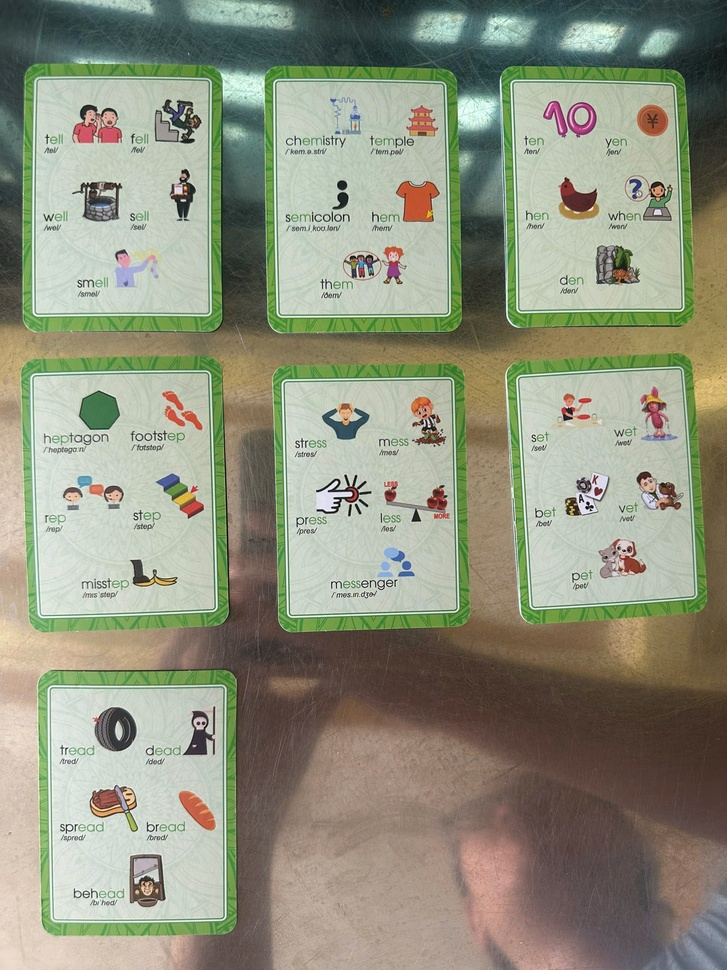
#> input picture back_016_022.jpg, 727 x 970 px, shrunk from 1920 x 2560 before the run; its folder holds only this picture in this run
$ python -i image_import.py   (imports and definitions only)
#> lines starting #> are read from the running program, lines starting #| are printed output that depends on the picture; after the words box and inside, x2 and y2 are one past the last pixel; in counts of white or black regions, pixels touching at a corner belong together
#> further down, picture is the input picture: shape (970, 727, 3); mean B, G, R 126.8, 146.7, 144.3
"""Image import helpers for camera-captured card photos.

Handles:
- EXIF auto-rotation (phone cameras store orientation in EXIF metadata)
- Optional auto-crop to remove background around the card
- Front/back pairing from directory naming conventions
"""

import cv2
import numpy as np
from pathlib import Path
from typing import Optional, List, Tuple
from PIL import Image, ImageOps


# [28 lines left out: function load_card_image, not called in this run]


def auto_crop_card(
    img_bgr: np.ndarray,
    border_margin: int = 10,
    min_area_ratio: float = 0.15,
) -> np.ndarray:
    """Detect the card boundary and crop out the background.

    Uses edge detection + contour finding to locate the largest rectangular
    object (the card) and crop to it. If detection fails, returns the
    original image unchanged.

    Args:
        img_bgr: BGR image (OpenCV format).
        border_margin: Extra pixels to keep around detected card edge.
        min_area_ratio: Minimum contour area as fraction of image area.
            Contours smaller than this are ignored (noise).

    Returns:
        Cropped BGR image, or original if auto-crop fails.
    """
#> called with border_margin = 10, min_area_ratio = 0.15
    h, w = img_bgr.shape[:2]
#> h = 970; w = 727
    img_area = h * w
#> img_area = 705190

    # Convert to grayscale and blur to reduce noise
    gray = cv2.cvtColor(img_bgr, cv2.COLOR_BGR2GRAY)
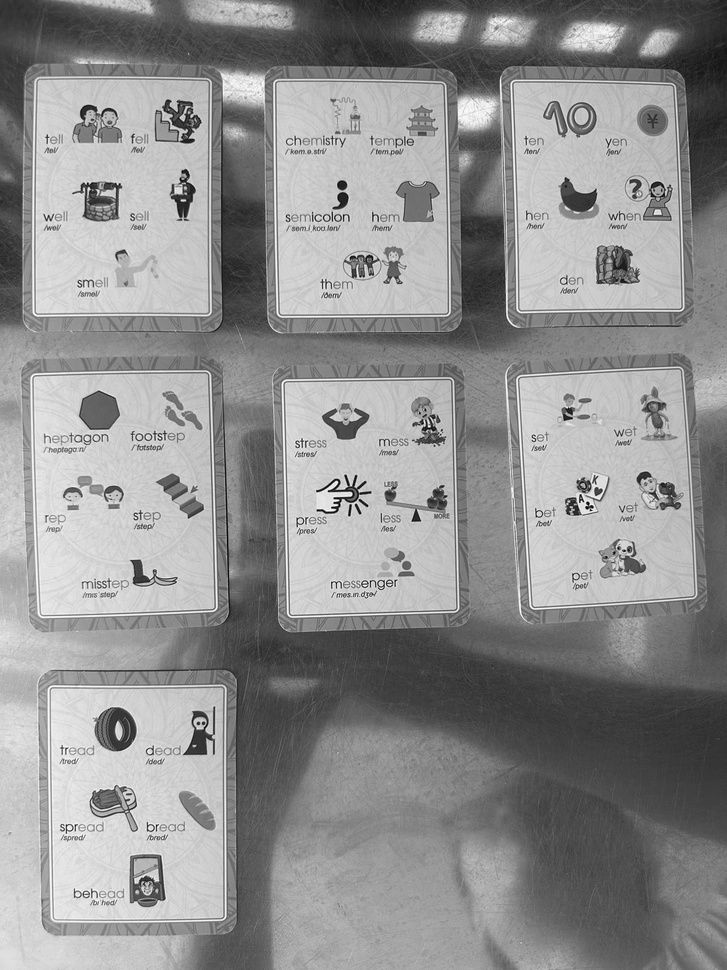
#> gray: shape (970, 727); min 1, max 254, mean 143.7
    blurred = cv2.GaussianBlur(gray, (7, 7), 0)

    # Edge detection
    edges = cv2.Canny(blurred, 30, 100)
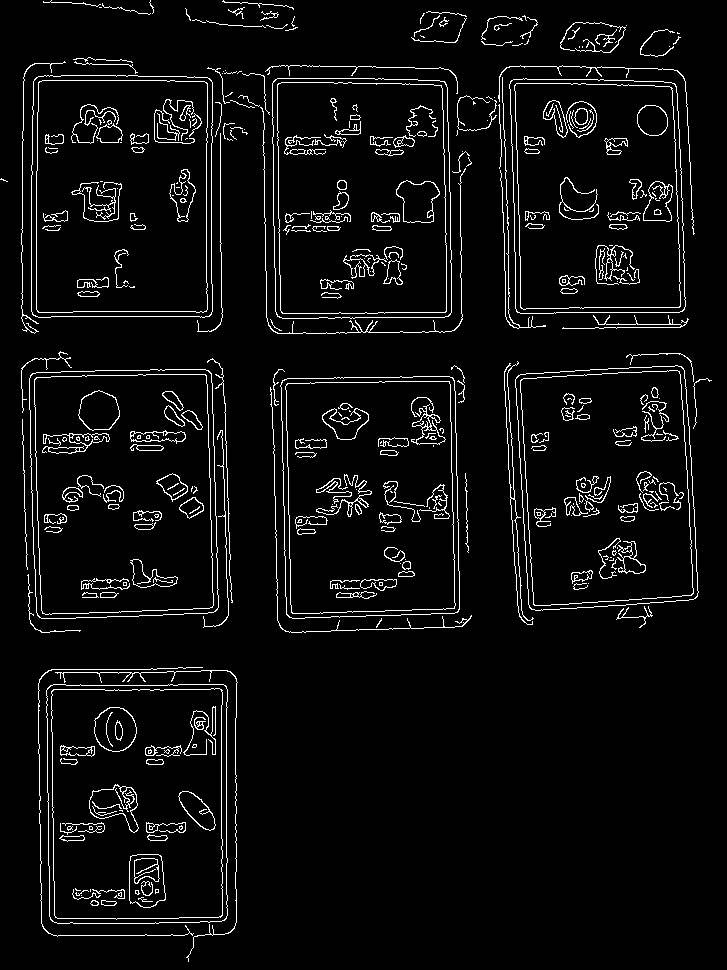
#> edges: shape (970, 727); 5.1% white in thin lines or dots

    # Dilate edges to close gaps
    kernel = cv2.getStructuringElement(cv2.MORPH_RECT, (5, 5))
    edges = cv2.dilate(edges, kernel, iterations=2)
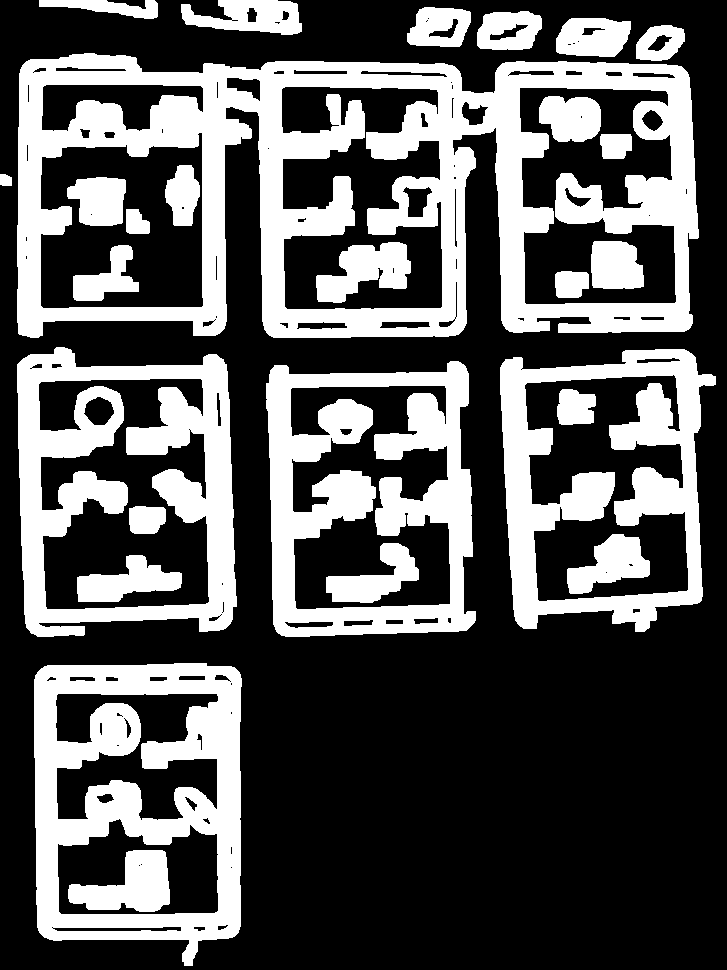
#> edges: shape (970, 727); 34.4% white; 27 white regions

    # Find contours
    contours, _ = cv2.findContours(edges, cv2.RETR_EXTERNAL, cv2.CHAIN_APPROX_SIMPLE)
#> contours = 12 contours; largest, box (x1, y1, x2, y2) and area: (17, 53, 699, 338) 164561, (34, 663, 242, 966) 56198, (17, 347, 237, 637) 55492, (266, 361, 476, 637) 51280, (500, 349, 716, 632) 49258

    if not contours:
        return img_bgr

    # Find the largest contour that's big enough to be a card
    best_contour = None
    best_area = 0
    for cnt in contours:
        area = cv2.contourArea(cnt)
        if area > img_area * min_area_ratio and area > best_area:
            best_contour = cnt
            best_area = area
#> this loop made 12 passes
#> (area, best_area) on pass 6: (164561, 164561)
#> area on passes 1, 2, 3, 4, 5, 7: 56197.5, 51280, 49258, 55492, 109, 1305.5
#> after the loop, best_area = 164561; best_contour = contour of 419 points, box (x1, y1, x2, y2) (17, 53, 699, 338), area 164561

    if best_contour is None:
        return img_bgr

    # Get bounding rectangle
    x, y, rw, rh = cv2.boundingRect(best_contour)
#> x = 17; y = 53; rw = 682; rh = 285

    # Add margin (but stay within image bounds)
    x1 = max(0, x - border_margin)
#> x1 = 7
    y1 = max(0, y - border_margin)
#> y1 = 43
    x2 = min(w, x + rw + border_margin)
#> x2 = 709
    y2 = min(h, y + rh + border_margin)
#> y2 = 348

    # Only crop if the result is meaningfully smaller than original
    crop_area = (x2 - x1) * (y2 - y1)
#> crop_area = 214110
    if crop_area < img_area * 0.95:
        return img_bgr[y1:y2, x1:x2].copy()
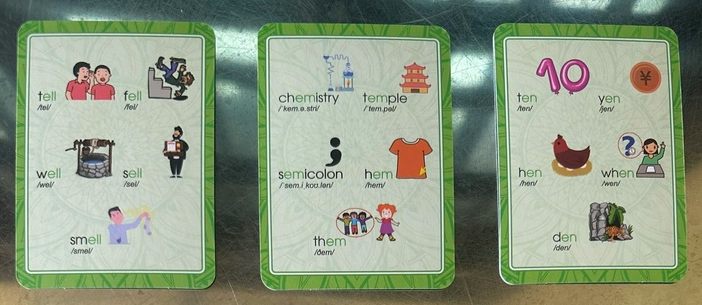
#> returned value: shape (305, 702, 3); mean of channels 0, 1, 2 132.4, 155.7, 142.5; drawn as B, G, R

    return img_bgr


# [48 lines left out: function pair_images_from_dir, not called in this run]

>>> import cv2
>>> picture = cv2.imread('../back_016_022.jpg')
>>> result = auto_crop_card(picture)

$ run again, on bạc_015.jpg
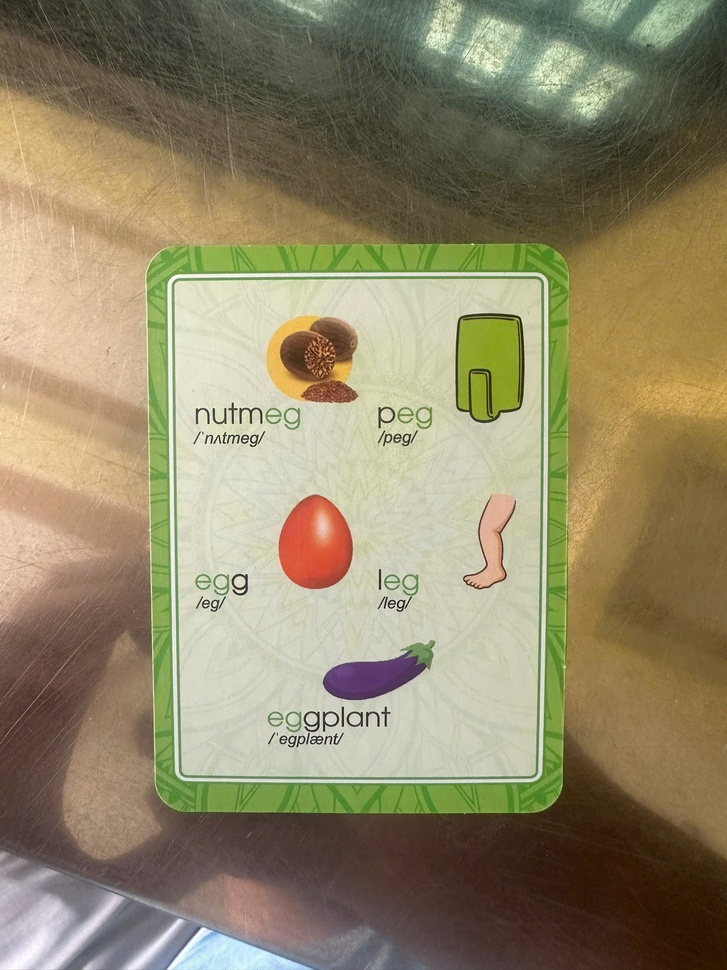
#> input picture bạc_015.jpg, 727 x 970 px, shrunk from 1920 x 2560 before the run
#> picture is the input picture: shape (970, 727, 3); mean B, G, R 105.1, 135.5, 145.2
#> in auto_crop_card, `edges = cv2.dilate(edges, kernel, iterations=2)`:
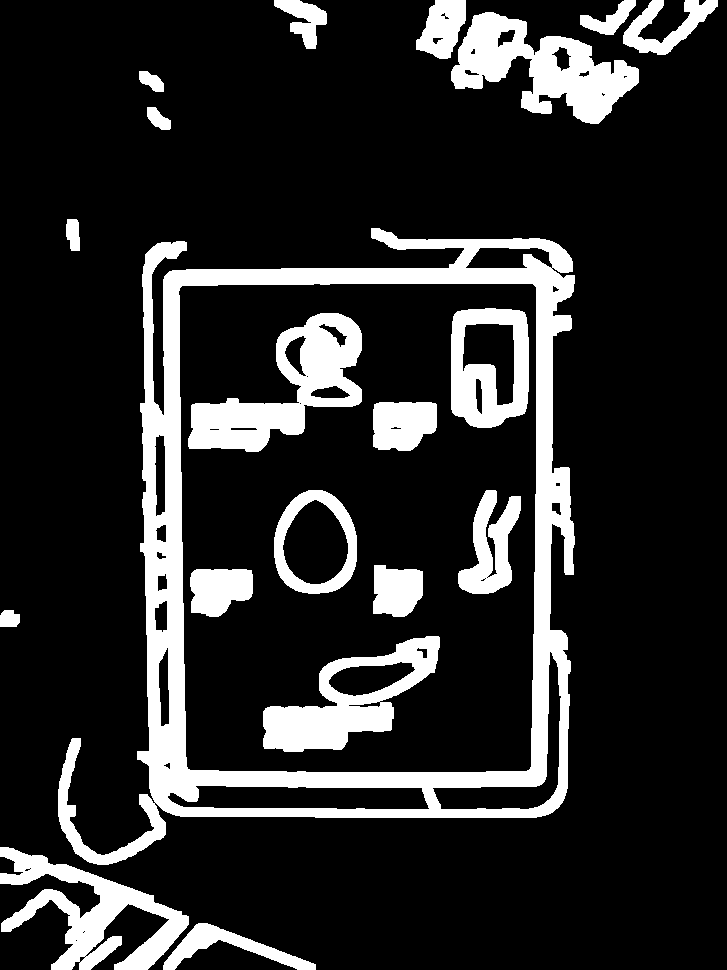
#> edges: shape (970, 727); 16.7% white; 20 white regions
#> contours = 12 contours; largest, box (x1, y1, x2, y2) and area: (58, 228, 575, 865) 233427, (451, 12, 639, 124) 10010, (0, 847, 189, 970) 8228, (163, 923, 316, 970) 2103, (623, 0, 718, 55) 1982
#> the loop in auto_crop_card, `for cnt in contours:` made 12 passes
#> (area, best_area) on pass 4: (233427, 233427)
#> after the loop in auto_crop_card, `for cnt in contours:`: best_area = 233427; best_contour = contour of 642 points, box (x1, y1, x2, y2) (58, 228, 575, 865), area 233427
#> x = 58; y = 228; rw = 517; rh = 637
#> x1 = 48
#> y1 = 218
#> x2 = 585
#> y2 = 875
#> crop_area = 352809
#> in auto_crop_card, `return img_bgr[y1:y2, x1:x2].copy()`:
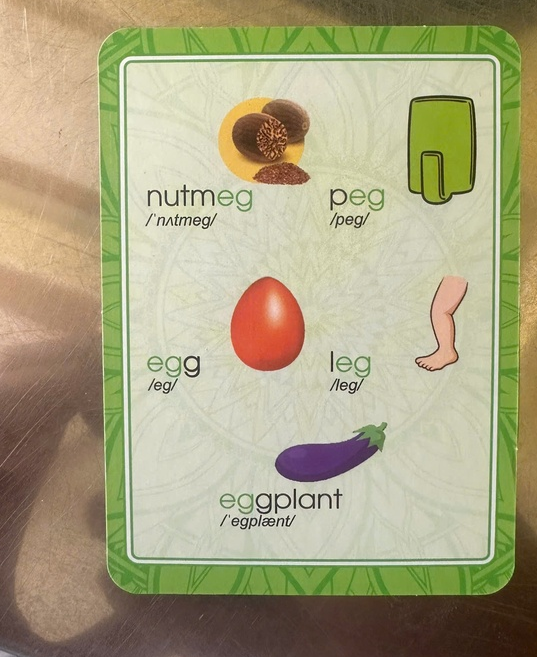
#> returned value: shape (657, 537, 3); mean of channels 0, 1, 2 129.6, 163.9, 169.7; drawn as B, G, R
